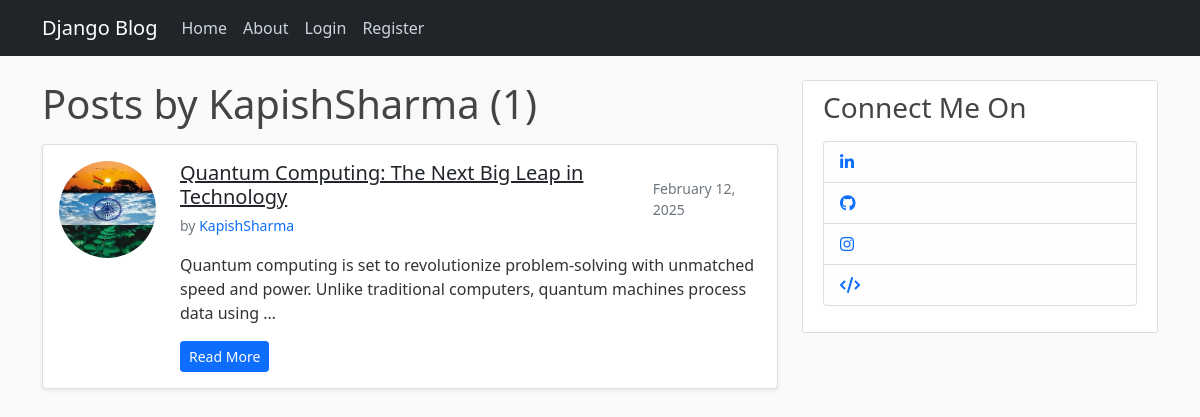
/user/KapishSharma, run on the app's committed database.
### blog/models.py (models this page shows, shortened)
class Post(models.Model):
    title = models.CharField(max_length=100)
    content = models.TextField()
    date_posted = models.DateTimeField(default = timezone.now)
    author = models.ForeignKey(User, on_delete = models.CASCADE)

### users/models.py (models this page shows, shortened)
class Profile(models.Model):
    user = models.OneToOneField(User, on_delete=models.CASCADE)
    image = models.ImageField(default='default.jpg', upload_to='profile_pics')

### blog/views.py (the view)
# urls.py: path('user/<str:username>', UserPostListView.as_view(), name = 'user-posts'),
class UserPostListView(ListView):
    model = Post
    template_name = 'blog/user_post.html'
    context_object_name = 'posts'
    paginate_by = 5
    def get_queryset(self):
        user = get_object_or_404(User, username=self.kwargs.get('username'))
        return Post.objects.filter(author=user).order_by('-date_posted')

### blog/templates/blog/user_post.html (shortened to what this page needs)
{% extends "blog/base.html" %}
{% block content %}
<h1 class="mb-3">Posts by {{ view.kwargs.username }} ({{ page_obj.paginator.count }})</h1>
    {% for post in posts %}
      <div class="card mb-4 shadow-sm">
          <div class="card-body">
              <div class="row">
                  <div class="col-md-2 col-3 text-center">
                      <div class="ratio ratio-1x1">
                          <img class="rounded-circle img-fluid" src="{{ post.author.profile.image.url }}" alt="Profile Image">
                      </div>
                  </div>
                  <div class="col-md-10 col-9">
                      <div class="d-flex justify-content-between align-items-center">
                          <div>
                              <h5 class="card-title mb-1"><a class="text-dark" href="{% url 'post-detail' post.id %}">{{ post.title }}</a></h5>
                              <small class="text-muted">by <a href="{% url 'user-posts' post.author.username %}" class="text-decoration-none">{{ post.author }}</a></small>
                          </div>
                          <small class="text-muted">{{ post.date_posted|date:"F d, Y" }}</small>
                      </div>
                      <p class="card-text mt-3">{{ post.content|truncatewords:20 }}</p>
                      <a href="{% url 'post-detail' post.id %}" class="btn btn-primary btn-sm">Read More</a>
                  </div>
              </div>
          </div>
      </div>
    {% endfor %}
{% endblock content %}

### blog/static/blog/main.css (style rules this page uses)
body { background: #fafafa; color: #333333; margin-top: 5rem; }
h1, h2, h3, h4, h5, h6 { color: #444444; }

### data on the page
Post: author.profile.image (picture), title "Quantum Computing: The Next Big Leap in Technology", author "KapishSharma", date_posted "February 12, 2025", content "Quantum computing is set to revolutionize problem-solving with unmatched speed and power. Unlike traditional computers, quantum machines process data using …"

### other printed values
{{ view.kwargs.username }} "KapishSharma"
{{ page_obj.paginator.count }} "1"
